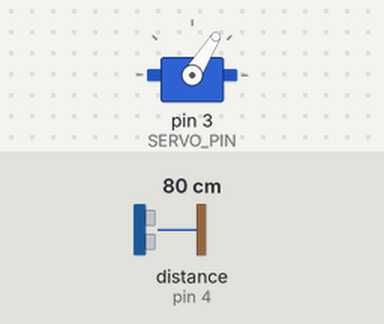
A sketch run on a simulated Arduino Uno, built with avr-gcc and run on an emulated ATmega328P. On the bench: servo. The test bench sets the inputs (shaded band); at power-on: distance to the obstacle (sensor on pin 4) 80 cm. The echo pulse lasts 58.3 µs per cm; what the sketch prints to the serial monitor is not drawn.

Above: at 1.2 s.
1.3 s: distance to the obstacle (sensor on pin 4) set to 73 cm
At 1.69 s:
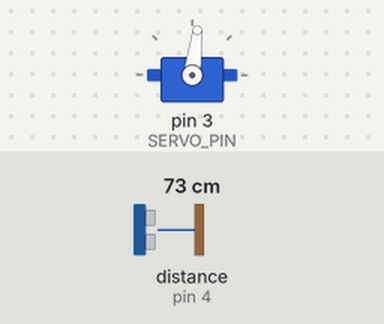
4.3 s: distance to the obstacle (sensor on pin 4) set to 66 cm
At 4.72 s:
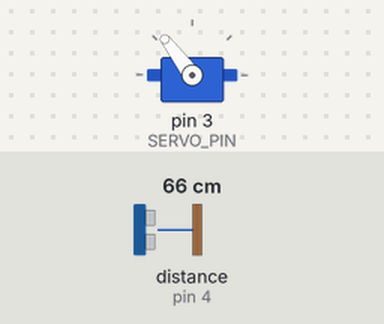
7.3 s: distance to the obstacle (sensor on pin 4) set to 2 cm
At 7.3 s:
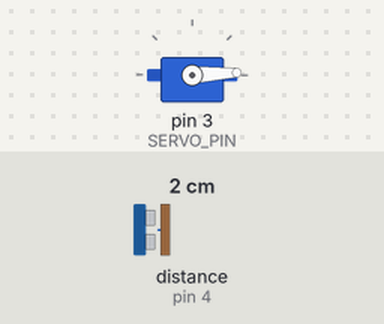
Timing chart, 0 to 10.3 s (numbered marks = the images above; inputs shaded):
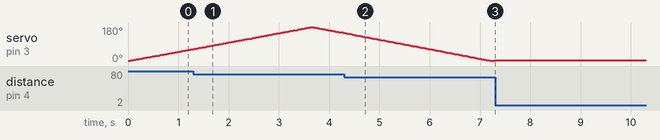

Measured:
- the behaviour switches between 70 and 69 cm on distance to the obstacle (sensor on pin 4) (found by bisection; images 1 and 2)
- after the input at 7.3 s, servo on pin 3 (SERVO_PIN): stops changing and stays 3°

The sketch:

servo_ultrassonic.ino
```cpp
//Includes
#include <NewPing.h>
#include <Servo.h>

//Defines
#define DISTANCE_TRIGGER_PIN  5  // Pino trigger do sensor ultrassonico
#define DISTANCE_ECHO_PIN     4  // Pino echo do sensor ultrassonico
#define SERVO_PIN             3  // Pino do servo
#define MAX_DISTANCE 200 // Distancia maxima que queremos que o sensor identifique
#define ACTION_DISTANCE 15 // Distancia maxima que queremos que o sensor identifique

//Objetos
NewPing sonar(DISTANCE_TRIGGER_PIN, DISTANCE_ECHO_PIN, MAX_DISTANCE); // Objeto para controlar o sensor ultrassonico
Servo myservo;  // Objeto para controlar o servo (Na maioria das placas  possivel controlar at 12)
int pos = 0;    // Variavel para armazenar a posicao do servo
boolean foundObject = false; // Identifica se algo foi encontrado
int nowPosition = 0; // Posicao atual do servo
int stepIncrement = 1;

void setup() {
  Serial.begin(115200); // Mostra resultados no Serial Monitor
  myservo.attach(SERVO_PIN);  // Atribui o pino do servo ao objeto
  myservo.write(nowPosition);
}

void loop() {
  unsigned int distancia_autal = calculateDistance();
     if(distancia_autal > ACTION_DISTANCE || distancia_autal == 0){
       keepRotating();
     }else{
       foundObject = true;
     }
}

void keepRotating(){
  if( (nowPosition == 0 && stepIncrement < 0) || (nowPosition == 180 && stepIncrement > 0) ){
    stepIncrement = stepIncrement * -1;
  }

  if(!foundObject){
    nowPosition += stepIncrement; // Incremente/Decremeta posicao atual
    myservo.write(nowPosition); // Manda o servo ir para possicao 'nowPosition'
    delay(15); // Delay para dar tempo do servo ir para posicao indicada
  }else if(foundObject){
    for(int i = 0; (i <= 10) && (nowPosition < 180); i++){
        nowPosition += 1; // Incremente/Decremeta posicao atual
        myservo.write(nowPosition); // Manda o servo ir para possicao 'nowPosition'
        delay(15); // Delay para dar tempo do servo ir para posicao indicada
        if(calculateDistance() <= ACTION_DISTANCE){
          foundObject = true;
          return;
        }
    }
    for(int i = 0; (i <= 20) && (nowPosition > 0); i--){
        nowPosition -= 1; // Incremente/Decremeta posicao atual
        myservo.write(nowPosition); // Manda o servo ir para possicao 'nowPosition'
        delay(15); // Delay para dar tempo do servo ir para posicao indicada
        if(calculateDistance() <= ACTION_DISTANCE){
          foundObject = true;
          return;
        }
    }
    foundObject = false;
  }

}

unsigned int calculateDistance(){
  unsigned int pingMicroSec = sonar.ping(); // Envia ping, recebe tempo de retorno em microsegundos
  unsigned int distancia = pingMicroSec / US_ROUNDTRIP_CM; // Converte o resultado em distancia
  Serial.print("Ping: ");
  Serial.print(distancia);
  Serial.println("cm");
  return distancia;
}
```
